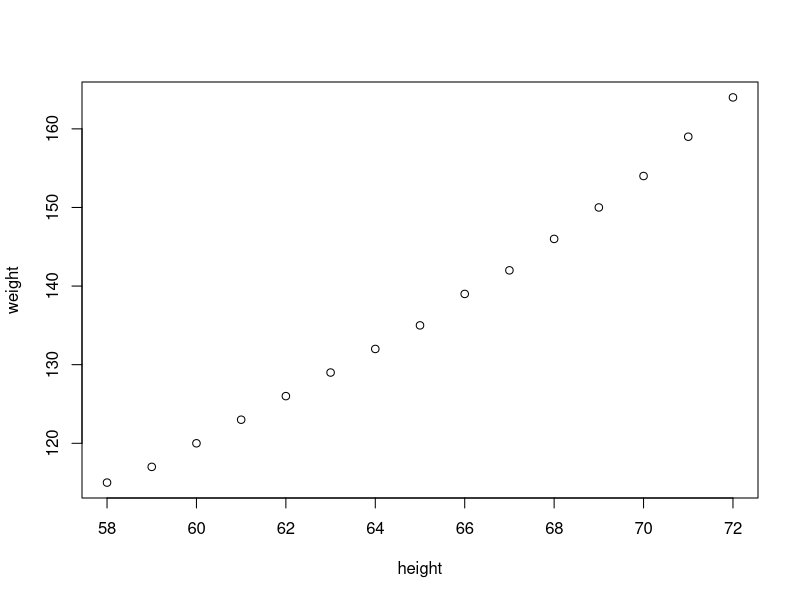
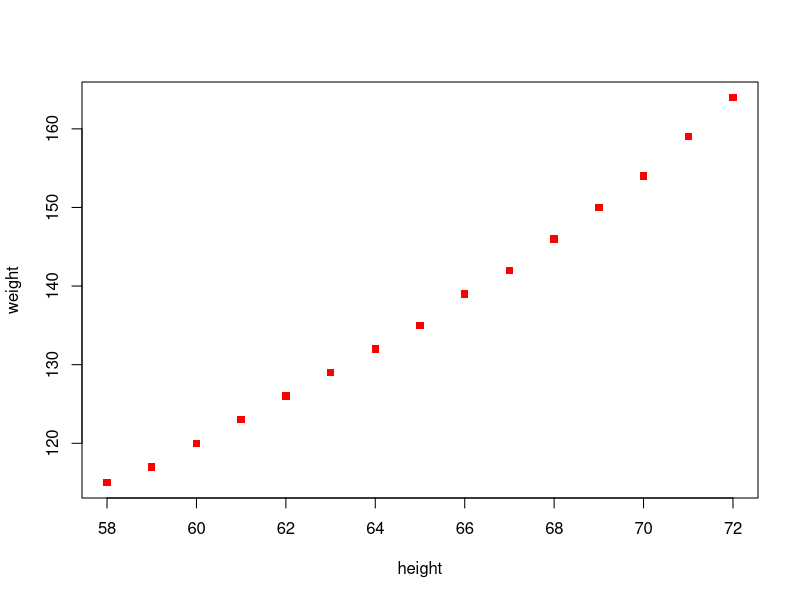
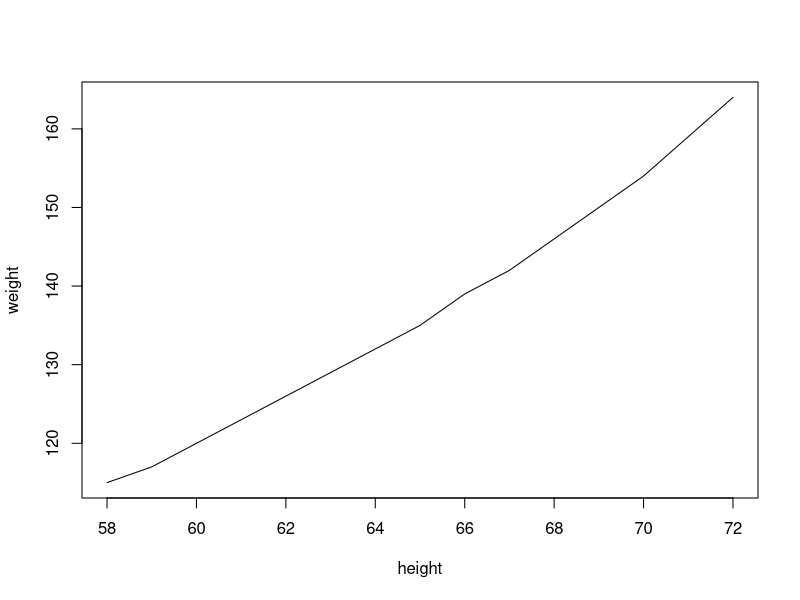
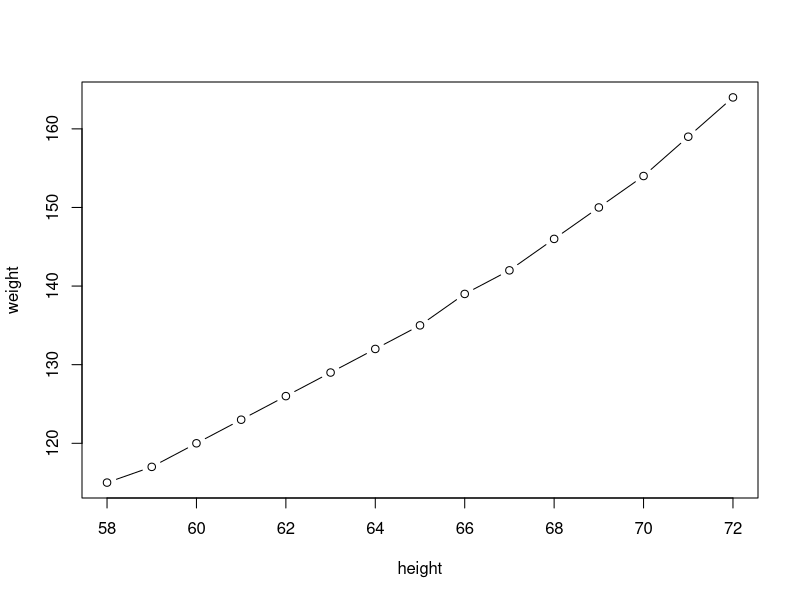
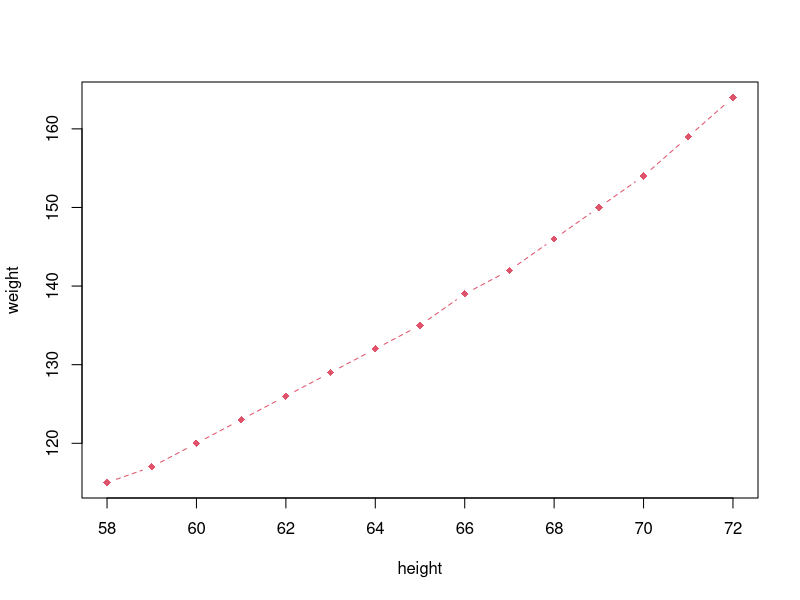
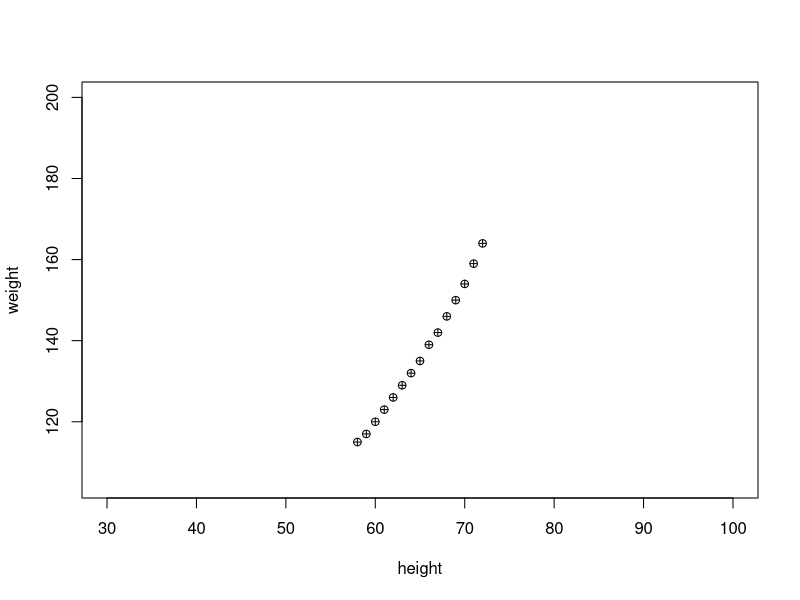
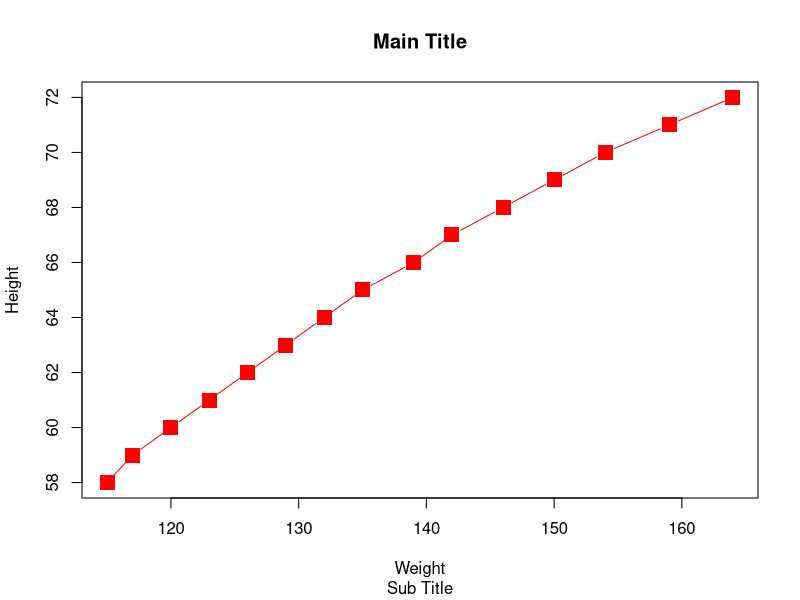
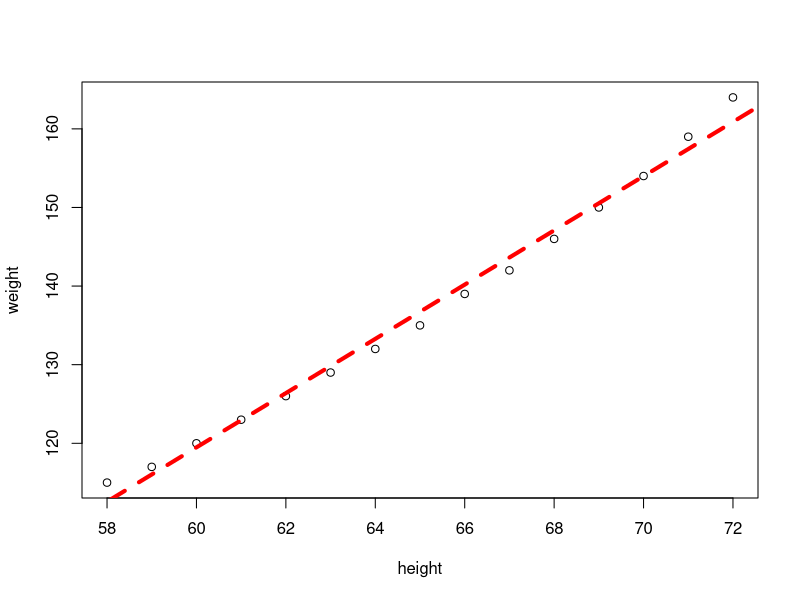

Source code (R) for these figures, in order:
# Combined Plots
#plot, histogram, pie, boxplot, linechart, correlation plot

#plot
women
plot(women)
plot(women, type='p', pch=15, col='red')
plot(women, type='l')
plot(women, type='b')
plot(women, type='b', pch=18, lty=2, lwd=1, col=2)
plot(women, xlim=c(30,100), ylim=c(min(women$weight)-10, 200), pch=10)

#more features with plot
plot(x=women$weight, y=women$height, pch=15, xlab='Weight', ylab='Height', col='red', cex=2, type='b')
title(main='Main Title', sub='Sub Title')

#see cheat sheet on base graphs
plot(women)
abline(lm(women$weight ~ women$height), col='red', lty=2, lwd=4) #~ gives the best matching line for the two parameters

#example
plot(x=mtcars$wt, y=mtcars$mpg, col=mtcars$gear, cex=mtcars$am, pch=mtcars$gear) #pch decides the type of markes, col - based on number of gear colour will change, cex-size of plotting symbol

#boxplot
boxplot(women$height)
abline(h=c(58, 62,65,68,72))

#draw lines on plot for number summary
summary(women)
quantile(women$height)
quantile(women$height, seq(0,1,.1))
quantile(women$height, seq(0,1,.01))
stem(women$height)
boxplot(women$height, col='green')
abline(h=quantile(women$height))
text(1+.2, quantile(women$height), labels=c('min','1Q','median','3Q','max')) #1+.2 gives the label at 0.2 distance from 1st plot
#if we dont use +.2 i till label right on the centre (1st plot)

#histogram
hist(women$height)
hist(women$height, breaks=10)
hist(women$height, breaks=5, col=1:5)

#histogram2
(x = rnorm(100,50,10))
hist(x)

hist(x, freq=F, col=1:10)
lines(density(x))

#density plot : shape of data
plot(density(x), col='red')

#pie
gender=sample(c('M','F'), size=100,replace=T)
gender
table(gender)
pie(table(gender))
x = c(10,20,40,50)
pie(x)
xlabels = c('A','B','C','D')
x/sum(x)
(labels2 = paste(xlabels, round(x/sum(x),2) * 100 , sep='-'))
pie(x, labels=labels2)
x
#barplot
barplot(x,col=1:4)
barplot(x,col=1:4, horiz = T)

#correlation plot
pairs(women)
cor(women$height,women$weight)
cov(women$height, women$weight)
head(mtcars)
?mtcars

cor(mtcars)
names(mtcars)
pairs(mtcars)
pairs(mtcars[1:4])
options(digits=4)
pairs(mtcars[c('mpg', 'wt','hp')])
